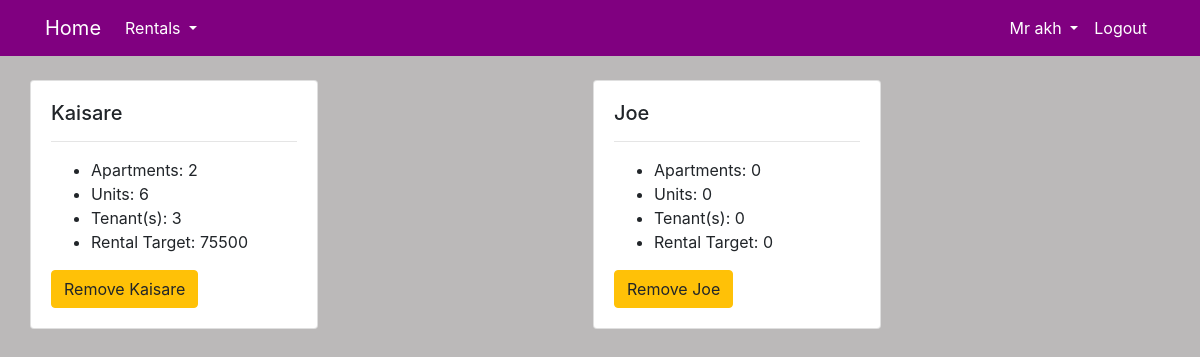
Screenshot of /landlord/detail/ (signed in) with the database file from the repository.
### user/models.py (models this page shows, shortened)
class Agent(models.Model):
    name = models.OneToOneField(User, on_delete=models.CASCADE, null=True)
    agt_id = models.IntegerField(unique=True)
    gender = models.CharField(max_length=50, choices=gender)
    phone = models.IntegerField()
    mail = models.EmailField()

class Landlord(models.Model):
    name = models.OneToOneField(User, on_delete=models.CASCADE, null=True )
    ld_id = models.IntegerField(unique=True)
    gender = models.CharField(max_length=50, choices=gender)
    phone = models.IntegerField()
    mail = models.EmailField()
    agent = models.ForeignKey(Agent, on_delete=models.SET_NULL, null=True, blank=True)
    def __str__(self):
        return f'{self.name}'

### dashboard/views.py (the view)
# urls.py: path('landlord/detail/', views.landlord_detail, name='dashboard-landlord-detail'),
@login_required(login_url='user-login')
def landlord_detail(request):
    agent = Agent.objects.get(name = request.user)
    landlords = Landlord.objects.filter(agent=agent)
    landlord_data = []
    for ld in landlords:
                landlord1 = Landlord.objects.get(name = ld.name)
                apts = Apartment.objects.filter(landlord=landlord1)
                No_Apts = apts.count()
                units = Unit.objects.filter(apartment__in=apts)
                Units_count = units.count()
                tenants = Tenant.objects.filter(landlord=landlord1)
                Tenants_count = tenants.count()
                Expected_Amount = units.aggregate(Sum('rent'))['rent__sum'] or 0
                landlord_data.append({
                    'Landlord':landlord1,
                    'apartment_count':No_Apts,
                    'unit_count':Units_count,
                    'Tenants_count': Tenants_count,
                    'Expected_Amount': Expected_Amount,
                    })
    context ={
        'landlord_data':landlord_data,
    }
    return render(request, 'dashboard/landlord_detail.html', context)

### templates/dashboard/landlord_detail.html (shortened to what this page needs)
{% extends 'partials/base.html'%}
{% load crispy_forms_tags %}
{% block content %}
<div class="container" style="display: grid;
grid-template-columns: repeat(auto-fit, minmax(10rem, 1fr));
grid-gap: 1rem;">
{% for item in landlord_data %}
<div class="row mt-4">
<div class="card" style="width: 18rem; ">
    <div class="card-body">
      <h5 class="card-title">{{item.Landlord}}</h5>
      <hr>
      <ul>
        <li>Apartments: {{item.apartment_count}}</li>
        <li>Units: {{item.unit_count}}</li>
        <li>Tenant(s): {{item.Tenants_count}}</li>
        <li>Rental Target: {{item.Expected_Amount}}</li>
      </ul>
      <a href="{% url 'dashboard-landlord-delete' landlord=item.Landlord.id %}" class="btn btn-warning ">Remove {{item.Landlord}}</a>
    </div>
  </div>
</div>
{% endfor %}
</div>
{% endblock %}

### templates/partials/nav.html (shortened to what this page needs)
<nav class="navbar navbar-expand-lg navbar-info" style="background-color: purple;"  >
    <div class="container">
        {% if user.is_authenticated %}
        <a class="navbar-brand text-white" href="{% url 'dashboard-index'%}"> Home</a>
        <div class="collapse navbar-collapse" id="navbarSupportedContent">
            <ul class="navbar-nav mr-auto ">
                <li class="nav-item dropdown ">
                    <a class="nav-link dropdown-toggle text-white" href="#" id="navbarDropdown" role="button" data-toggle="dropdown" aria-haspopup="true" aria-expanded="false">
                      Rentals
                    </a>
                </li>
            </ul>
            {% if request.user.groups.all.0.name == "Landlord" %}
            <ul class="navbar-nav ml-auto">
                <li class="nav-item dropdown ">
                    <a class="nav-link dropdown-toggle text-white" href="#" id="navbarDropdown" role="button" data-toggle="dropdown" aria-haspopup="true" aria-expanded="false">
                        {{ user.landlord.gender }} {{user.username}}
                    </a>
                    <div class="dropdown-menu" aria-labelledby="navbarDropdown">
                      <a class="dropdown-item" href="{% url 'user-profile' %}">My Profile</a>
                      <a class="dropdown-item" href="{% url 'user-agent' %}">My Agent</a>
                    </div>
                </li>
                <li class="nav-item">
                    <a class="nav-link text-white" href="{% url 'user-logout' %}">Logout</a>
                </li>
            </ul>
            {% elif request.user.groups.all.0.name == "Agent" %}
            <ul class="navbar-nav ml-auto">
                <li class="nav-item dropdown ">
                    <a class="nav-link dropdown-toggle text-white" href="#" id="navbarDropdown" role="button" data-toggle="dropdown" aria-haspopup="true" aria-expanded="false">
                        {{ user.agent.gender }} {{user.username}}
                    </a>
                </li>
                <li class="nav-item">
                    <a class="nav-link text-white" href="{% url 'user-logout' %}">Logout</a>
                </li>
            </ul>
            {% endif %}
        {% else %}
            <ul class="navbar-nav ml-auto">
                <li class="nav-item">
                    <a class="nav-link text-white" href="{% url 'user-login' %}">Login</a>
                </li>
            </ul>
        {% endif %}
        </div>
    </div>
</nav>

### static/styles.css (style rules this page uses)
body { background: rgb(187, 185, 185); }

### rows the page displays
Landlord: Landlord "Kaisare", apartment_count "2", unit_count "6", Tenants_count "3", Expected_Amount "75500"
Landlord: Landlord "Joe", apartment_count "0", unit_count "0", Tenants_count "0", Expected_Amount "0"

### other values shown
{{ user.agent.gender }} "Mr"
{{ user.username }} "akh"
